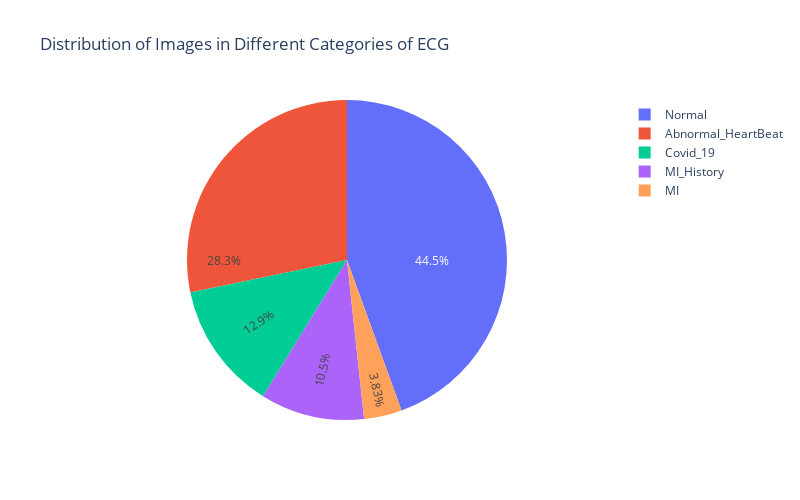

Notebook source saved alongside this figure:
### Code cell
fig = go.Figure(data=[go.Pie(labels=labels, values=counts, textinfo='percent', insidetextorientation='radial')])
fig.update_layout(title="Distribution of Images in Different Categories of ECG", width=800, height=500)
fig.show()

### Figure 1 — Plotly figure (JSON) as saved in the notebook; plotly's stock layout.template omitted (floating-point values rounded to 4 significant figures)
{"data": [{"insidetextorientation": "radial", "labels": ["Abnormal_HeartBeat", "Covid_19", "MI", "MI_History", "Normal"], "textinfo": "percent", "type": "pie", "values": [546, 250, 74, 203, 859]}], "layout": {"height": 500, "title": {"text": "Distribution of Images in Different Categories of ECG"}, "width": 800}}
